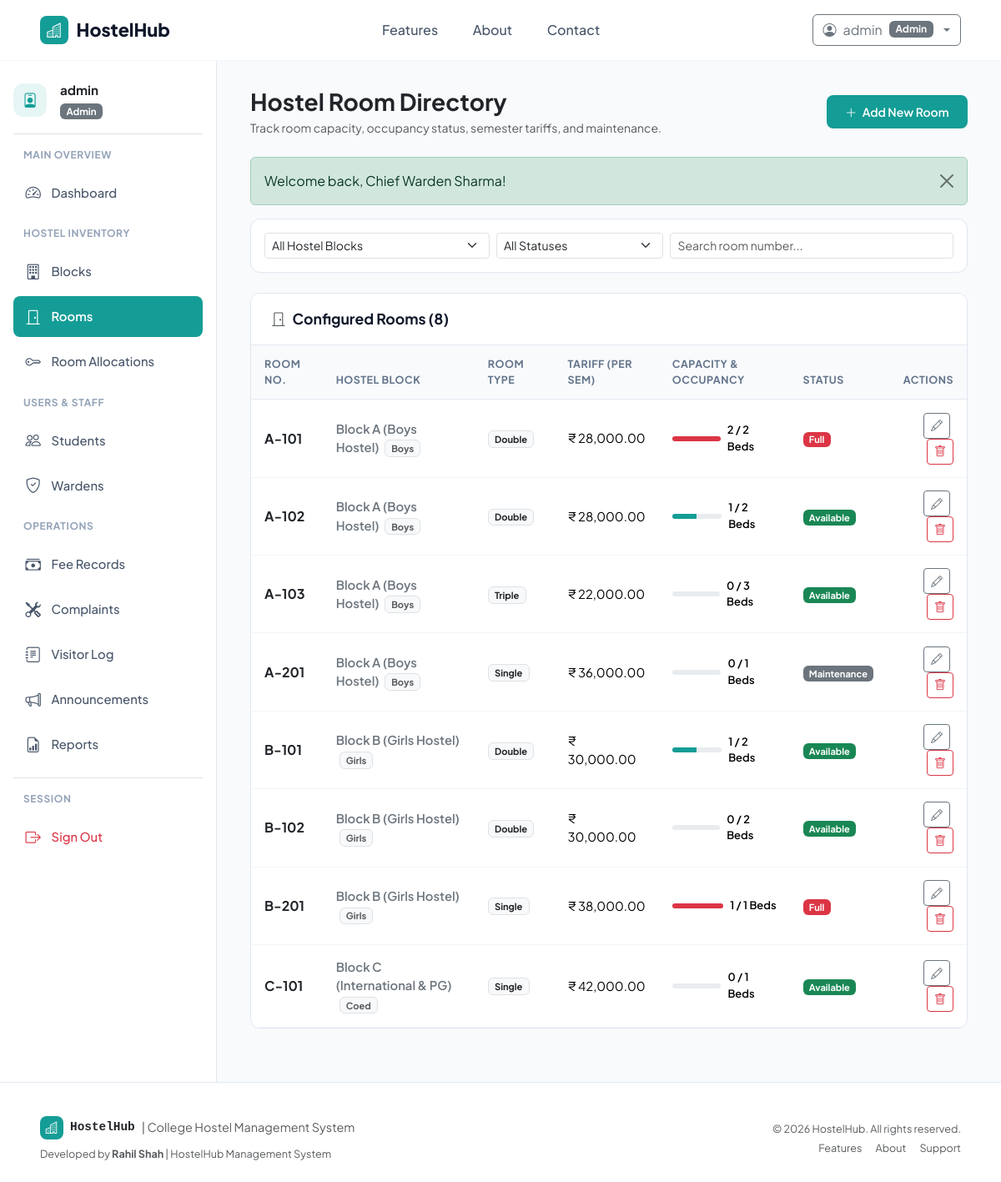
Screenshot of /admin/rooms.php (signed in) with the database file from the repository.
### tables this page shows
CREATE TABLE `rooms` (
    `RoomID` INT AUTO_INCREMENT PRIMARY KEY,
    `RoomNumber` VARCHAR(20) NOT NULL,
    `Type` VARCHAR(50) NOT NULL DEFAULT 'Double',
    `Capacity` INT NOT NULL DEFAULT 2,
    `Occupied` INT NOT NULL DEFAULT 0,
    `FeePerSemester` DECIMAL(10,2) NOT NULL DEFAULT 25000.00,
    `Status` ENUM('Available', 'Full', 'Maintenance') NOT NULL DEFAULT 'Available',
    `BlockID` INT NOT NULL,
    `CreatedAt` TIMESTAMP DEFAULT CURRENT_TIMESTAMP,
    FOREIGN KEY (`BlockID`) REFERENCES `blocks`(`BlockID`) ON DELETE CASCADE,
    UNIQUE KEY `unique_block_room` (`BlockID`, `RoomNumber`)
);

CREATE TABLE `blocks` (
    `BlockID` INT AUTO_INCREMENT PRIMARY KEY,
    `BlockName` VARCHAR(50) NOT NULL UNIQUE,
    `Gender` ENUM('Boys', 'Girls', 'Coed') NOT NULL,
    `Description` VARCHAR(255) NULL,
    `CreatedAt` TIMESTAMP DEFAULT CURRENT_TIMESTAMP
);

### admin/rooms.php (the view, shortened to what this page needs)
<?php
require_once __DIR__ . '/../config/database.php';
require_once __DIR__ . '/../includes/helpers.php';
$query = "
    SELECT r.*, b.BlockName, b.Gender as BlockGender,
           (SELECT COUNT(*) FROM students s WHERE s.RoomID = r.RoomID) as actual_occupants
    FROM rooms r
    JOIN blocks b ON r.BlockID = b.BlockID
    WHERE 1=1
";
$params = [];
$query .= " ORDER BY b.BlockName ASC, r.RoomNumber ASC";
$stmt = $pdo->prepare($query);
$stmt->execute($params);
$rooms = $stmt->fetchAll();
require_once __DIR__ . '/../includes/header.php';
?>
<div class="dashboard-container">
    <?php require_once __DIR__ . '/../includes/sidebar.php'; ?>
    <main class="main-content">
        <div class="d-flex flex-wrap justify-content-between align-items-center mb-4 gap-3">
            <div>
                <h3 class="fw-bold text-dark mb-1">Hostel Room Directory</h3>
                <p class="text-muted small mb-0">Track room capacity, occupancy status, semester tariffs, and maintenance.</p>
            </div>
            <button class="btn btn-teal btn-sm" data-bs-toggle="modal" data-bs-target="#addRoomModal">
                <i class="bi bi-plus-lg me-1"></i> Add New Room
            </button>
        </div>
        <?php display_flash(); ?>
        <div class="content-card mb-4">
            <div class="p-3">
                <form method="GET" action="rooms.php" class="row g-2 align-items-center">
                    <div class="col-md-4">
                        <select name="block_id" class="form-select form-select-sm" onchange="this.form.submit()">
                            <option value="">All Hostel Blocks</option>
                        </select>
                    </div>
                    <div class="col-md-3">
                        <select name="status" class="form-select form-select-sm" onchange="this.form.submit()">
                            <option value="">All Statuses</option>
                        </select>
                    </div>
                    <div class="col-md-5 d-flex gap-2">
                        <input type="text" class="form-control form-control-sm" placeholder="Search room number..." data-table-search="#roomsTable">
                    </div>
                </form>
            </div>
        </div>
        <div class="content-card">
            <div class="content-card-header">
                <h6 class="content-card-title"><i class="bi bi-door-closed me-2 text-muted"></i>Configured Rooms (<?= count($rooms) ?>)</h6>
            </div>
            <div class="table-responsive">
                <table class="table table-custom align-middle" id="roomsTable">
                    <thead>
                        <tr>
                            <th>Room No.</th>
                            <th>Hostel Block</th>
                            <th>Room Type</th>
                            <th>Tariff (Per Sem)</th>
                            <th>Capacity & Occupancy</th>
                            <th>Status</th>
                            <th class="text-end">Actions</th>
                        </tr>
                    </thead>
                    <tbody>
                        <?php if (empty($rooms)): ?>
                            <tr><td colspan="7" class="text-center py-4 text-muted">No rooms match the selected criteria.</td></tr>
                        <?php else: ?>
                            <?php foreach ($rooms as $r): ?>
                                <tr>
                                    <td>
                                        <div class="fw-bold text-dark fs-6"><?= htmlspecialchars($r['RoomNumber']) ?></div>
                                    </td>
                                    <td>
                                        <span class="fw-semibold text-secondary"><?= htmlspecialchars($r['BlockName']) ?></span>
                                        <span class="badge bg-light text-muted border ms-1"><?= htmlspecialchars($r['BlockGender']) ?></span>
                                    </td>
                                    <td>
                                        <span class="badge bg-light text-dark border"><?= htmlspecialchars($r['Type']) ?></span>
                                    </td>
                                    <td>
                                        <?= format_currency($r['FeePerSemester']) ?>
                                    </td>
                                    <td>
                                        <div class="d-flex align-items-center gap-2">
                                            <div class="progress flex-grow-1" style="height: 6px; width: 60px;">
                                                <?php
                                                    $pct = ($r['Capacity'] > 0) ? round(($r['Occupied'] / $r['Capacity']) * 100) : 0;
                                                    $barColor = $pct >= 100 ? 'bg-danger' : ($pct > 0 ? 'bg-teal' : 'bg-secondary');
                                                ?>
                                                <div class="progress-bar <?= $barColor ?>" style="<?= $barColor === 'bg-teal' ? 'background-color: var(--primary-teal);' : '' ?> width: <?= $pct ?>%;"></div>
                                            </div>
                                            <span class="small fw-semibold"><?= (int)$r['Occupied'] ?> / <?= (int)$r['Capacity'] ?> Beds</span>
                                        </div>
                                    </td>
                                    <td><?= get_status_badge($r['Status']) ?></td>
                                    <td class="text-end">
                                        <button class="btn btn-sm btn-outline-secondary me-1"
                                                data-bs-toggle="modal"
                                                data-bs-target="#editRoomModal"
                                                data-id="<?= $r['RoomID'] ?>"
                                                data-block="<?= $r['BlockID'] ?>"
                                                data-num="<?= htmlspecialchars($r['RoomNumber']) ?>"
                                                data-type="<?= htmlspecialchars($r['Type']) ?>"
                                                data-cap="<?= $r['Capacity'] ?>"
                                                data-fee="<?= $r['FeePerSemester'] ?>"
                                                data-status="<?= $r['Status'] ?>">
                                            <i class="bi bi-pencil"></i>
                                        </button>
                                        <form method="POST" action="rooms.php" class="d-inline" onsubmit="return confirm('Are you sure you want to delete room <?= htmlspecialchars($r['RoomNumber']) ?>?');">
                                            <button type="submit" class="btn btn-sm btn-outline-danger">
                                                <i class="bi bi-trash"></i>
                                            </button>
                                        </form>
                                    </td>
                                </tr>
                            <?php endforeach; ?>
                        <?php endif; ?>
                    </tbody>
                </table>
            </div>
        </div>
    </main>
</div>
<?php require_once __DIR__ . '/../includes/footer.php'; ?>

### includes/helpers.php (shortened to what this page needs)
<?php
function display_flash(): void {
    if (!empty($_SESSION['flash'])) {
        $type = htmlspecialchars($_SESSION['flash']['type']);
        $message = htmlspecialchars($_SESSION['flash']['message']);
        echo '<div class="alert alert-' . $type . ' alert-dismissible fade show" role="alert">
                ' . $message . '
                <button type="button" class="btn-close" data-bs-dismiss="alert" aria-label="Close"></button>
              </div>';
    }
}
function format_currency(float|int|string $amount): string {
    return '₹ ' . number_format((float)$amount, 2);
}
function get_status_badge(string $status): string {
    $normalized = strtolower(trim($status));
    $badgeClass = match ($normalized) {
        'active', 'paid', 'resolved', 'checked in', 'available' => 'bg-success',
        'pending', 'in progress', 'double', 'triple'           => 'bg-warning text-dark',
        'overdue', 'rejected', 'full', 'inactive'              => 'bg-danger',
        'maintenance', 'vacated', 'transferred', 'checked out' => 'bg-secondary',
        default                                                => 'bg-info text-dark'
    };
    return '<span class="badge ' . $badgeClass . '">' . htmlspecialchars($status) . '</span>';
}

### assets/css/style.css (style rules this page uses)
:root { --primary-teal: #149d96; --primary-teal-hover: #0f827c; --primary-teal-light: #e6f6f5; --primary-teal-border: #b2e4e1; --text-dark: #0f172a; --text-muted: #64748b; --bg-light: #f8fafc; --bg-card: #ffffff; --border-color: #e2e8f0; --sidebar-width: 260px; }
html, body { max-width: 100%; overflow-x: hidden; }
body { font-family: 'Plus Jakarta Sans', 'Inter', -apple-system, BlinkMacSystemFont, "Segoe UI", Roboto, sans-serif; color: var(--text-dark); background-color: var(--bg-light); min-height: 100vh; display: flex; flex-direction: column; }
.btn-teal { background-color: var(--primary-teal); color: #ffffff !important; border: none; font-weight: 600; padding: 0.6rem 1.4rem; border-radius: 8px; transition: all 0.2s ease-in-out; }
.dashboard-container { display: flex; min-height: calc(100vh - 70px); }
.main-content { flex-grow: 1; padding: 2rem 2.5rem; background-color: var(--bg-light); overflow-x: hidden; }
.content-card { background: #ffffff; border: 1px solid var(--border-color); border-radius: 12px; box-shadow: 0 1px 3px rgba(0,0,0,0.02); margin-bottom: 2rem; overflow: hidden; }
.content-card-header { padding: 1.25rem 1.5rem; border-bottom: 1px solid var(--border-color); display: flex; align-items: center; justify-content: space-between; background-color: #ffffff; }
.content-card-title { font-size: 1.1rem; font-weight: 700; margin: 0; color: #0f172a; }
.table-custom { margin-bottom: 0; }
.table-custom th { font-size: 0.78rem; text-transform: uppercase; letter-spacing: 0.04em; color: #64748b; background-color: #f8fafc; border-bottom: 1px solid #e2e8f0; padding: 0.85rem 1rem; }
.table-custom td { padding: 0.95rem 1rem; vertical-align: middle; border-bottom: 1px solid #f1f5f9; font-size: 0.925rem; }

### rows the page displays
rooms: RoomNumber "A-101", BlockID.BlockName "Block A (Boys Hostel)", BlockID.Gender "Boys", Type "Double", FeePerSemester "₹ 28,000.00", Occupied "2", Capacity "2", Status "Full"
rooms: RoomNumber "A-102", BlockID.BlockName "Block A (Boys Hostel)", BlockID.Gender "Boys", Type "Double", FeePerSemester "₹ 28,000.00", Occupied "1", Capacity "2", Status "Available"
rooms: RoomNumber "A-103", BlockID.BlockName "Block A (Boys Hostel)", BlockID.Gender "Boys", Type "Triple", FeePerSemester "₹ 22,000.00", Occupied "0", Capacity "3", Status "Available"
rooms: RoomNumber "A-201", BlockID.BlockName "Block A (Boys Hostel)", BlockID.Gender "Boys", Type "Single", FeePerSemester "₹ 36,000.00", Occupied "0", Capacity "1", Status "Maintenance"
rooms: RoomNumber "B-101", BlockID.BlockName "Block B (Girls Hostel)", BlockID.Gender "Girls", Type "Double", FeePerSemester "₹ 30,000.00", Occupied "1", Capacity "2", Status "Available"
rooms: RoomNumber "B-102", BlockID.BlockName "Block B (Girls Hostel)", BlockID.Gender "Girls", Type "Double", FeePerSemester "₹ 30,000.00", Occupied "0", Capacity "2", Status "Available"
rooms: RoomNumber "B-201", BlockID.BlockName "Block B (Girls Hostel)", BlockID.Gender "Girls", Type "Single", FeePerSemester "₹ 38,000.00", Occupied "1", Capacity "1", Status "Full"
rooms: RoomNumber "C-101", BlockID.BlockName "Block C (International & PG)", BlockID.Gender "Coed", Type "Single", FeePerSemester "₹ 42,000.00", Occupied "0", Capacity "1", Status "Available"

### other values shown
$currentUser['Username'] "admin"
$currentUser['Role'] "Admin"
$_SESSION['user']['Username'] "admin"
$role "Admin"
$message "Welcome back, Chief Warden Sharma!"
count($rooms) "8"
APP_NAME "HostelHub"
APP_TITLE "College Hostel Management System"
